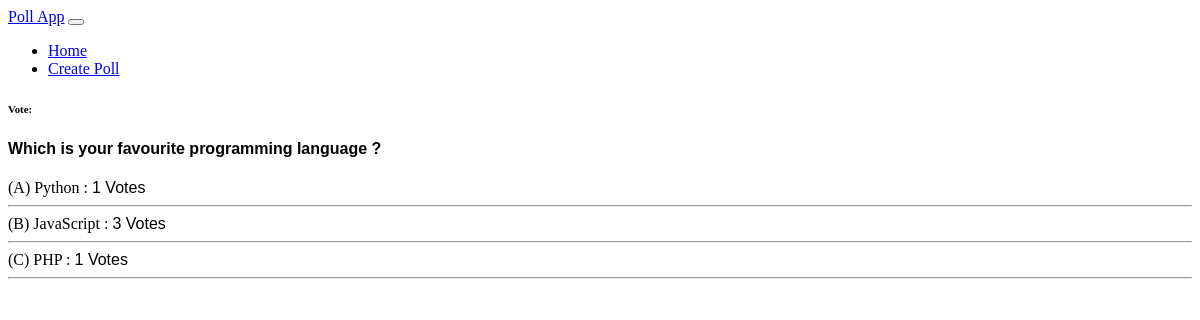
Page /result/2 on the committed database.
### App/models.py (models this page shows)
class Poll(models.Model):
    question = models.CharField(max_length=200)
    option_A = models.CharField(max_length=100)
    option_B = models.CharField(max_length=100)
    option_C = models.CharField(max_length=100)
    option_A_count = models.IntegerField(default=0)
    option_B_count = models.IntegerField(default=0)
    option_C_count = models.IntegerField(default=0)

### App/views.py (the view)
# urls.py: path('result/<poll_id>',views.result,name='result'),
def result(request,poll_id):
    poll = Poll.objects.get(id=poll_id)
    context = {
        'poll':poll
    }
    return render(request,'result.html',context)

### App/templates/result.html (shortened to what this page needs)
{% extends 'base.html' %}
{% block body %}
<div class="card mt-5">
    <div class="card-header">
        <h6 class="text-dark">Vote:</h6>
    </div>
    <div class="card-body">
        <div class="container-xxl py-5">
            <div class="container">
                <div class="row g-4">
                    <div class="col-md-12">
                        <div class="row g-3">
                            <div class="col-12">
                                <div class="form-floating">
                                    <h4 class="text-dark">{{ poll.question }}</h4>
                                </div>
                            </div>
                            <div class="col-12 mt-5">
                                <label for="opt-1" class="opt-1">
                                    <div class="row">
                                        <div class="column">
                                            <span class="text">(A) {{ poll.option_A }} : </span>
                                        <span class="percent"> {{ poll.option_A_count }} Votes</span>
                                    </div>
                                </div>
    <hr>
                                </label>
                            </div>
                            <div class="col-6">
                                <label for="opt-2" class="opt-2">
                                    <div class="row">
                                        <div class="column">
                                            <span class="text">(B) {{ poll.option_B }} : </span>
                                        <span class="percent"> {{ poll.option_B_count }} Votes</span>
                                    </div>
                                </div>
<hr>
                                </label>
                            </div>
                            <div class="col-12">
                                <label for="opt-3" class="opt-3">
                                    <div class="row">
                                        <div class="column">
                                            <span class="text">(C) {{ poll.option_C }} :</span>
                                        <span class="percent"> {{ poll.option_C_count }} Votes</span>
                                    </div>
                                </div>
<hr>
                                </label>
                            </div>
                        </div>
                    </div>
                </div>
            </div>
        </div>
    </div>
</div>
{% endblock body %}

### App/static/css/style.css (style rules this page uses)
.form-floating { font-family:'Lucida Sans', 'Lucida Sans Regular', 'Lucida Grande', 'Lucida Sans Unicode', Geneva, Verdana, sans-serif; }
h4 { font-family:'Franklin Gothic Medium', 'Arial Narrow', Arial, sans-serif; }
.text { font-family:'Times New Roman', Times, serif; }
.percent { font-family: 'Gill Sans', 'Gill Sans MT', Calibri, 'Trebuchet MS', sans-serif; }

### rows in the picture
Poll: question "Which is your favourite programming language ?", option_A "Python", option_A_count "1", option_B "JavaScript", option_B_count "3", option_C "PHP", option_C_count "1"
